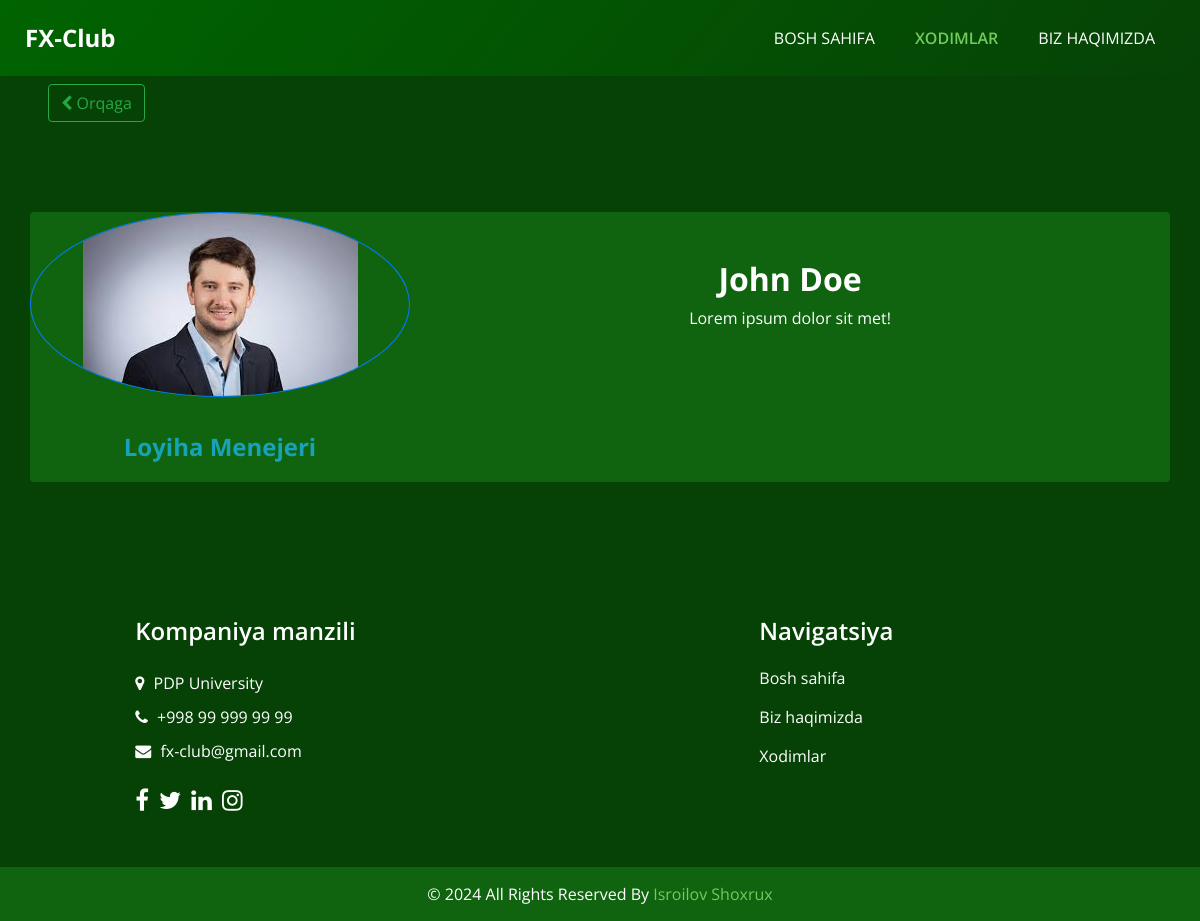
Page /batafsil/4/ on the committed database.
### app/models.py (models this page shows, shortened)
class Employee(models.Model):
    TAG = (
        ('MR', 'Loyiha Menejeri'),
        ('HR', 'HR Menejer'),
        ('BC', 'Backend dasturchi'),
        ('FR', 'Frontend dasturchi'),
        ('DR', 'DevOps Injiner'),
    )
    first_name = models.CharField(max_length=50)
    last_name = models.CharField(max_length=50)
    role = models.CharField(max_length=50, choices=TAG)
    photo = models.ImageField(upload_to='photos/')
    about = models.TextField()

### app/views.py (the view)
# urls.py: path('batafsil/<int:id>/', views.employee, name='employee_detail'),
def employee(request, id):
    employee = Employee.objects.get(pk=id)
    context = {'employee': employee}
    return render(request, 'employee.html', context)

### app/templates/employee.html (shortened to what this page needs)
{% load static %}
<!DOCTYPE html>
<html>
<head>
    <link rel="stylesheet" type="text/css" href="{% static 'css/bootstrap.css' %}"/>
    <link rel="stylesheet" type="text/css"
          href="https://cdnjs.cloudflare.com/ajax/libs/OwlCarousel2/2.3.4/assets/owl.carousel.min.css"/>
    <link href="{% static 'css/font-awesome.min.css' %}" rel="stylesheet"/>
    <link href="{% static 'css/style.css' %}" rel="stylesheet"/>
    <link href="{% static 'css/responsive.css' %}" rel="stylesheet"/>
</head>
<body class="sub_page">
<div class="hero_area">
    <header class="header_section">
        <div class="container-fluid">
            <nav class="navbar navbar-expand-lg custom_nav-container ">
                <a class="navbar-brand" href="{% url 'home' %}">
            <span>
              FX-Club
            </span>
                </a>
                <div class="collapse navbar-collapse" id="navbarSupportedContent">
                    <ul class="navbar-nav">
                        <li class="nav-item">
                            <a class="nav-link" href="{% url 'home' %}">Bosh sahifa </a>
                        </li>
                        <li class="nav-item active">
                            <a class="nav-link" href="{% url 'employees' %}">Xodimlar</a>
                        </li>
                        <li class="nav-item">
                            <a class="nav-link" href="{% url 'about' %}">Biz haqimizda</a>
                        </li>
                    </ul>
                </div>
            </nav>
        </div>
    </header>
</div>
<div style="background-color: #064206">
    <a href="{% url 'employees' %}" class="btn btn-outline-success ml-5 mt-2"><i class="fa fa-chevron-left"></i> Orqaga</a>
</div>
<section class="team_section layout_padding">
    <div class="container" style="background-color: #064206">
        <div class="card border-0" style="background-color: #106410">
            <div class="row no-gutters">
                <div class="col-lg-4 text-center">
                    <div class="rounded-circle overflow-hidden border border-primary">
                        <img src="{{ employee.photo.url }}" class="img-fluid"
                             alt="{{ employee.first_name }} {{ employee.last_name }}">
                    </div>
                    <div class="card-body mt-3">
                        <h4 style="color: #1c7430" class="card-text text-info"><strong>{{ employee.get_role_display }}</strong></h4>
                    </div>
                </div>
                <div class="col-lg-8 p-5">
                    <h2>
                        <span style="color: #ffffff"><strong>{{ employee.first_name }} {{ employee.last_name }}</strong></span>
                    </h2>
                    <p style="color: #ffffff" class="card-text">{{ employee.about }}</p>
                </div>
            </div>
        </div>
    </div>
</section>
<section class="info_section layout_padding2">
    <div class="container">
        <div class="row">
            <div class="col-md-6 col-lg-4 info_col" style="margin-left: 9%">
                <div class="info_contact">
                    <h4>
                        Kompaniya manzili
                    </h4>
                    <div class="contact_link_box">
                        <a href="">
                            <i class="fa fa-map-marker" aria-hidden="true"></i>
                            <span>
                  PDP University
                </span>
                        </a>
                        <a href="">
                            <i class="fa fa-phone" aria-hidden="true"></i>
                            <span>
                  +998 99 999 99 99
                </span>
                        </a>
                        <a href="">
                            <i class="fa fa-envelope" aria-hidden="true"></i>
                            <span>
                  fx-club@gmail.com
                </span>
                        </a>
                    </div>
                </div>
                <div class="info_social">
                    <a href="">
                        <i class="fa fa-facebook" aria-hidden="true"></i>
                    </a>
                    <a href="">
                        <i class="fa fa-twitter" aria-hidden="true"></i>
                    </a>
                    <a href="">
                        <i class="fa fa-linkedin" aria-hidden="true"></i>
                    </a>
                    <a href="">
                        <i class="fa fa-instagram" aria-hidden="true"></i>
                    </a>
                </div>
            </div>
            <div class="col-md-6 col-lg-2 mx-auto info_col" style="margin-left: 20%!important;">
                <div class="info_link_box ">
                    <h4>
                        Navigatsiya
                    </h4>
                    <div class="info_links">
                        <a class="active" href="{% url 'home' %}">
                            Bosh sahifa
                        </a>
                        <a class="" href="{% url 'about' %}">
                            Biz haqimizda
                        </a>
                        <a class="" href="{% url 'employees' %}">
                            Xodimlar
                        </a>
                    </div>
                </div>
            </div>
        </div>
    </div>
</section>
<section class="footer_section">
    <div class="container">
        <p class="text-white">
            &copy; <span id="displayYear"></span> All Rights Reserved By
            <a href="" style="color: #72cb5e">Isroilov Shoxrux</a>
        </p>
    </div>
</section>
</body>
</html>

### app/static/css/style.css (style rules this page uses)
body { font-family: "Open Sans", sans-serif; color: #0c0c0c; background-color: #ffffff; overflow-x: hidden; }
.layout_padding { padding: 90px 0; }
.layout_padding2 { padding: 75px 0; }
a, a:hover, a:focus { text-decoration: none; }
.btn, .btn:focus { outline: none !important; -webkit-box-shadow: none; box-shadow: none; }
.hero_area { position: relative; min-height: 100vh; display: -webkit-box; display: -ms-flexbox; display: flex; -webkit-box-orient: vertical; -webkit-box-direction: normal; -ms-flex-direction: column; flex-direction: column; }
.sub_page .hero_area { min-height: auto; background: linear-gradient(130deg, darkgreen, #064206); }
.header_section { padding: 15px 0; }
.header_section .container-fluid { padding-right: 25px; padding-left: 25px; }
.navbar-brand span { font-weight: bold; font-size: 24px; color: #ffffff; }
.custom_nav-container { padding: 0; }
.custom_nav-container .navbar-nav { margin-left: auto; }
.custom_nav-container .navbar-nav .nav-item .nav-link { padding: 5px 20px; color: #ffffff; text-align: center; text-transform: uppercase; border-radius: 5px; -webkit-transition: all 0.3s; transition: all 0.3s; }
.custom_nav-container .navbar-nav .nav-item:hover .nav-link, .custom_nav-container .navbar-nav .nav-item.active .nav-link { color: #72cb5e; }
.custom_nav-container .navbar-nav .nav-item.active .nav-link { font-weight: 600; }
.team_section { text-align: center; background-color: #064206; color: #ffffff; }
.info_section { background-color: #064206; color: #ffffff; padding: 45px 0 15px 0; }
.info_section h4 { font-weight: 600; margin-bottom: 20px; }
.info_section .info_col { margin-bottom: 30px; }
.info_section .info_contact .contact_link_box { display: -webkit-box; display: -ms-flexbox; display: flex; -webkit-box-orient: vertical; -webkit-box-direction: normal; -ms-flex-direction: column; flex-direction: column; }
.info_section .info_contact .contact_link_box a { margin: 5px 0; color: #ffffff; }
.info_section .info_contact .contact_link_box a i { margin-right: 5px; }
.info_section .info_social { display: -webkit-box; display: -ms-flexbox; display: flex; margin-top: 20px; margin-bottom: 10px; }
.info_section .info_social a { display: -webkit-box; display: -ms-flexbox; display: flex; -webkit-box-pack: center; -ms-flex-pack: center; justify-content: center; -webkit-box-align: center; -ms-flex-align: center; align-items: center; color: #ffffff; border-radius: 100%; margin-right: 10px; font-size: 24px; }
.info_section .info_links { display: -webkit-box; display: -ms-flexbox; display: flex; -webkit-box-orient: vertical; -webkit-box-direction: normal; -ms-flex-direction: column; flex-direction: column; -ms-flex-wrap: wrap; flex-wrap: wrap; }
.info_section .info_links a { display: -webkit-box; display: -ms-flexbox; display: flex; -webkit-box-align: center; -ms-flex-align: center; align-items: center; margin-bottom: 15px; color: #ffffff; }
.footer_section { position: relative; background-color: #106410; text-align: center; }
.footer_section p { color: #064206; padding: 15px 0; margin: 0; }
.footer_section p a { color: inherit; }

### app/static/css/responsive.css (style rules this page uses)
@media (min-width: 1200px) { .container { max-width: 1170px; } }

### rows in the picture
Employee: photo (picture), role "Loyiha Menejeri", first_name "John", last_name "Doe", about "Lorem ipsum dolor sit met!"
